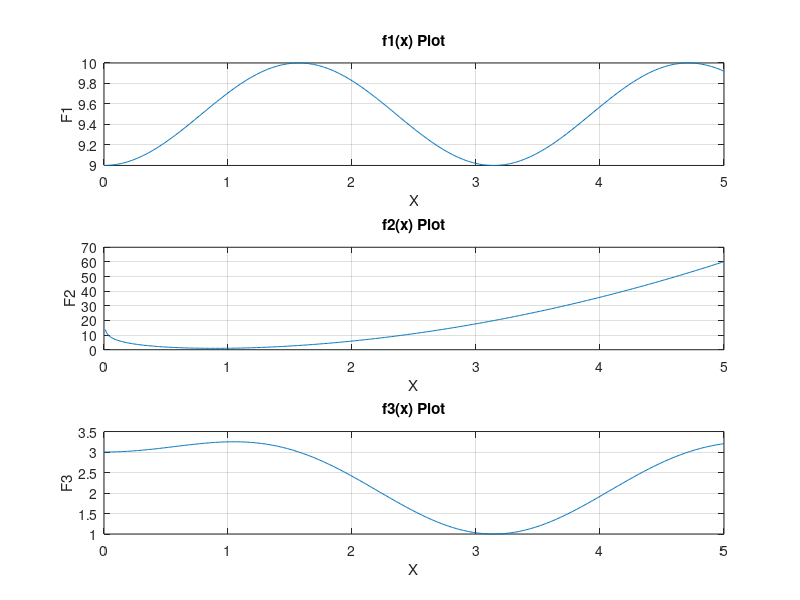

This chart was generated by the following MATLAB code:
x = 0:0.01:5;

subplot(3, 1, 1);
f1 = (sin(x)).^2 + 9;
plot(x,f1);
title("f1(x) Plot");
xlabel("X");
ylabel("F1");
grid on;

subplot(3, 1, 2);
f2 = 3*x.^(2) - 2.*x - log(x.^3);
plot(x,f2);
title("f2(x) Plot");
xlabel("X");
ylabel("F2");
grid on;

subplot(3, 1, 3);
f3 = cos(x) + (sin(x)).^2 + 2;
plot(x,f3);
title("f3(x) Plot");
xlabel("X");
ylabel("F3");
grid on;